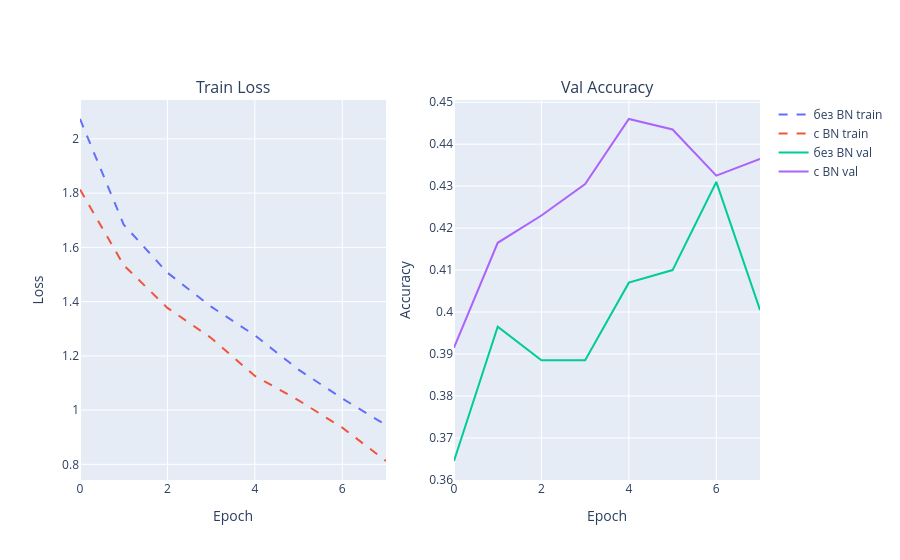

Notebook code cell kept with this figure:
### Markdown cell above
## Эксперимент 2: Влияние BatchNorm

Сравним сеть с BatchNorm и без. Используем лучшую инициализацию He.

### Code cell
histories_bn = {}
for use_bn in [False, True]:
    print(f'\n=== BatchNorm: {use_bn} ===')
    model = MLP(use_bn=use_bn, dropout_rate=0.0, init_type='he').to(device)
    model, history, _ = train_model(model, train_loader, val_loader, epochs=EPOCHS, patience=5, verbose=False)
    histories_bn[use_bn] = history
    print(f'Best val acc: {max(history["val_acc"]):.4f} | эпох: {len(history["val_acc"])} | {history["time"]:.0f} c')

fig = make_subplots(rows=1, cols=2, subplot_titles=('Train Loss', 'Val Accuracy'))
fig.add_trace(go.Scatter(y=histories_bn[False]['train_loss'], mode='lines', name='без BN train', line=dict(dash='dash')), row=1, col=1)
fig.add_trace(go.Scatter(y=histories_bn[True]['train_loss'], mode='lines', name='с BN train', line=dict(dash='dash')), row=1, col=1)
fig.add_trace(go.Scatter(y=histories_bn[False]['val_acc'], mode='lines', name='без BN val'), row=1, col=2)
fig.add_trace(go.Scatter(y=histories_bn[True]['val_acc'], mode='lines', name='с BN val'), row=1, col=2)
fig.update_xaxes(title_text='Epoch'); fig.update_yaxes(title_text='Loss', row=1, col=1); fig.update_yaxes(title_text='Accuracy', row=1, col=2)
fig.show()
plotly_static(fig)   # статичная копия графика (видна без запущенного Jupyter)

### Figure 1 — Plotly figure (JSON) as saved in the notebook; plotly's stock layout.template omitted (floating-point values rounded to 4 significant figures)
{"data": [{"line": {"dash": "dash"}, "mode": "lines", "name": "без BN train", "type": "scatter", "xaxis": "x", "y": [2.073, 1.684, 1.507, 1.381, 1.276, 1.149, 1.043, 0.9447], "yaxis": "y"}, {"line": {"dash": "dash"}, "mode": "lines", "name": "с BN train", "type": "scatter", "xaxis": "x", "y": [1.813, 1.534, 1.377, 1.266, 1.126, 1.036, 0.9354, 0.8124], "yaxis": "y"}, {"mode": "lines", "name": "без BN val", "type": "scatter", "xaxis": "x2", "y": [0.3645, 0.3965, 0.3885, 0.3885, 0.407, 0.41, 0.431, 0.4005], "yaxis": "y2"}, {"mode": "lines", "name": "с BN val", "type": "scatter", "xaxis": "x2", "y": [0.3915, 0.4165, 0.423, 0.4305, 0.446, 0.4435, 0.4325, 0.4365], "yaxis": "y2"}], "layout": {"annotations": [{"font": {"size": 16}, "showarrow": false, "text": "Train Loss", "x": 0.225, "xanchor": "center", "xref": "paper", "y": 1.0, "yanchor": "bottom", "yref": "paper"}, {"font": {"size": 16}, "showarrow": false, "text": "Val Accuracy", "x": 0.775, "xanchor": "center", "xref": "paper", "y": 1.0, "yanchor": "bottom", "yref": "paper"}], "xaxis": {"anchor": "y", "domain": [0.0, 0.45], "title": {"text": "Epoch"}}, "xaxis2": {"anchor": "y2", "domain": [0.55, 1.0], "title": {"text": "Epoch"}}, "yaxis": {"anchor": "x", "domain": [0.0, 1.0], "title": {"text": "Loss"}}, "yaxis2": {"anchor": "x2", "domain": [0.0, 1.0], "title": {"text": "Accuracy"}}}}
